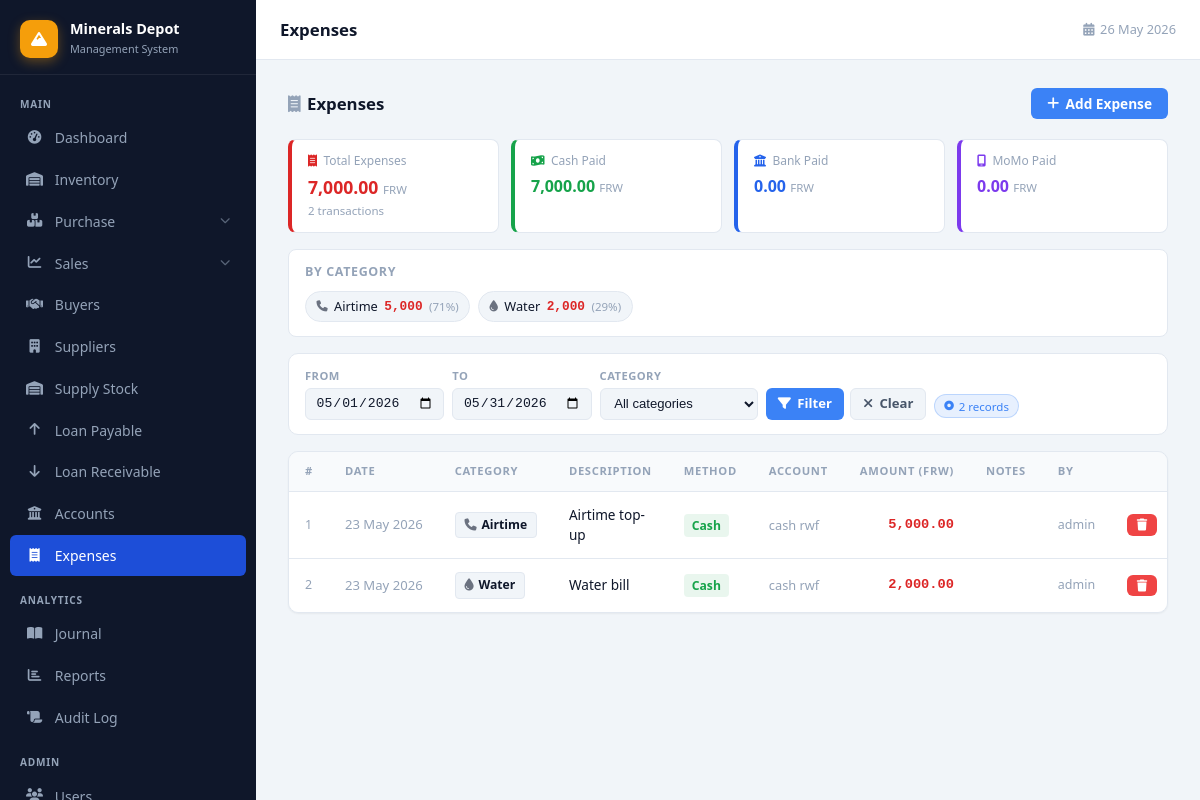
/expenses.php (signed in), run on the app's committed database.
### tables this page shows
CREATE TABLE `expenses` (
  `id` int(11) NOT NULL,
  `expense_date` date NOT NULL,
  `category` varchar(100) NOT NULL DEFAULT 'Other',
  `description` varchar(255) NOT NULL,
  `amount` decimal(15,2) NOT NULL,
  `payment_method` enum('cash','bank','momo','mixed') NOT NULL DEFAULT 'cash',
  `account_id` int(11) DEFAULT NULL,
  `notes` text DEFAULT NULL,
  `created_by` int(11) DEFAULT NULL,
  `created_at` timestamp NOT NULL DEFAULT current_timestamp()
);

CREATE TABLE `company_accounts` (
  `id` int(11) NOT NULL,
  `account_type` enum('cash','bank','momo') NOT NULL,
  `account_name` varchar(100) NOT NULL,
  `balance` decimal(15,2) NOT NULL DEFAULT 0.00,
  `notes` text DEFAULT NULL,
  `is_active` tinyint(1) NOT NULL DEFAULT 1,
  `created_by` int(11) DEFAULT NULL,
  `created_at` timestamp NOT NULL DEFAULT current_timestamp(),
  `updated_at` timestamp NOT NULL DEFAULT current_timestamp() ON UPDATE current_timestamp()
);

CREATE TABLE `users` (
  `id` int(11) NOT NULL,
  `username` varchar(50) NOT NULL,
  `password` varchar(255) NOT NULL,
  `full_name` varchar(100) NOT NULL,
  `email` varchar(100) DEFAULT NULL,
  `role` enum('admin','manager','storekeeper') DEFAULT 'storekeeper',
  `created_at` timestamp NOT NULL DEFAULT current_timestamp()
);

### expenses.php (the view, shortened to what this page needs)
<?php
require_once 'config/database.php';
$CATEGORIES = [
    'Electricity'      => 'fa-bolt',
    'Water'            => 'fa-droplet',
    'Internet'         => 'fa-wifi',
    'Airtime'          => 'fa-phone',
    'Gas'              => 'fa-fire',
    'Waste Management' => 'fa-trash',
    'Security'         => 'fa-shield-halved',
    'Transport'        => 'fa-truck',
    'Salaries'         => 'fa-users',
    'Office Supplies'  => 'fa-box',
    'Equipment'        => 'fa-screwdriver-wrench',
    'Maintenance'      => 'fa-hammer',
    'Government Fees'  => 'fa-landmark',
    'Restaurant'       => 'fa-utensils',
    'Other'            => 'fa-tag',
];
try { $pdo->exec("CREATE TABLE IF NOT EXISTS `expenses` (
  `id` int(11) NOT NULL AUTO_INCREMENT,
  `expense_date` date NOT NULL,
  `category` varchar(100) NOT NULL DEFAULT 'Other',
  `description` varchar(255) NOT NULL,
  `amount` decimal(15,2) NOT NULL,
  `payment_method` enum('cash','bank','momo','mixed') NOT NULL DEFAULT 'cash',
  `account_id` int(11) DEFAULT NULL,
  `notes` text DEFAULT NULL,
  `created_by` int(11) DEFAULT NULL,
  `created_at` timestamp NOT NULL DEFAULT current_timestamp(),
  PRIMARY KEY (`id`),
  KEY `expense_date` (`expense_date`),
  KEY `created_by` (`created_by`)
) ENGINE=InnoDB DEFAULT CHARSET=utf8mb4 COLLATE=utf8mb4_general_ci"); } catch(Exception $e){}
try { $pdo->exec("ALTER TABLE expenses MODIFY payment_method ENUM('cash','bank','momo','mixed') NOT NULL DEFAULT 'cash'"); } catch(Exception $e){}
$f = [
    'date_from' => $_GET['date_from'] ?? date('Y-m-01'),
    'date_to'   => $_GET['date_to']   ?? date('Y-m-t'),
    'category'  => $_GET['category']  ?? '',
];
$wh=[]; $wp=[];
if($f['date_from']){ $wh[]="expense_date>=?"; $wp[]=$f['date_from']; }
if($f['date_to'])  { $wh[]="expense_date<=?"; $wp[]=$f['date_to'];   }
$wsql = $wh ? 'WHERE '.implode(' AND ',$wh) : '';
$stat_s = $pdo->prepare("SELECT COALESCE(SUM(amount),0) AS total, COUNT(*) AS cnt FROM expenses $wsql");
$stat_s->execute($wp); $stats = $stat_s->fetch(PDO::FETCH_ASSOC);
$cat_s = $pdo->prepare("SELECT category, COALESCE(SUM(amount),0) AS total FROM expenses $wsql GROUP BY category ORDER BY total DESC LIMIT 5");
$cat_s->execute($wp); $cat_totals = $cat_s->fetchAll(PDO::FETCH_ASSOC);
$mth_s = $pdo->prepare("SELECT payment_method, COALESCE(SUM(amount),0) AS total FROM expenses $wsql GROUP BY payment_method");
$mth_s->execute($wp); $mth_raw = $mth_s->fetchAll(PDO::FETCH_ASSOC);
$mth_totals = array_column($mth_raw,'total','payment_method');
$per_page = 50;
$page     = max(1, intval($_GET['page'] ?? 1));
$cnt_s    = $pdo->prepare("SELECT COUNT(*) FROM expenses $wsql"); $cnt_s->execute($wp);
$total_rows  = (int)$cnt_s->fetchColumn();
$total_pages = max(1,(int)ceil($total_rows/$per_page));
$page        = min($page,$total_pages);
$offset      = ($page-1)*$per_page;
$data_s = $pdo->prepare("SELECT e.*,ca.account_name,u.username AS created_by_name FROM expenses e LEFT JOIN company_accounts ca ON ca.id=e.account_id LEFT JOIN users u ON u.id=e.created_by $wsql ORDER BY e.expense_date DESC, e.created_at DESC LIMIT $per_page OFFSET $offset");
$data_s->execute($wp); $expenses=$data_s->fetchAll(PDO::FETCH_ASSOC);
$method_labels = ['cash'=>'Cash','bank'=>'Bank','momo'=>'MoMo','mixed'=>'Mixed'];
$method_colors = ['cash'=>'#16a34a','bank'=>'#2563eb','momo'=>'#7c3aed','mixed'=>'#6b7280'];
include 'includes/header.php';
?>
<div class="page-header">
    <h2><i class="fas fa-receipt" style="margin-right:.4rem;color:var(--text-muted)"></i>Expenses</h2>
    <button class="btn btn-primary" onclick="openModal()"><i class="fas fa-plus"></i> Add Expense</button>
</div>
<div style="display:grid;grid-template-columns:repeat(auto-fill,minmax(200px,1fr));gap:.75rem;margin-bottom:1rem">
    <div style="border:1px solid var(--border);border-left:4px solid #dc2626;border-radius:8px;padding:.75rem 1rem;background:var(--surface,var(--bg))">
        <div style="font-size:.75rem;color:var(--text-muted);margin-bottom:.25rem;display:flex;align-items:center;gap:.4rem">
            <i class="fas fa-receipt" style="color:#dc2626"></i> Total Expenses
        </div>
        <div style="font-size:1.1rem;font-weight:700;color:#dc2626"><?= number_format($stats['total'],2) ?> <span style="font-size:.72rem;font-weight:400;color:var(--text-muted)">FRW</span></div>
        <div style="font-size:.72rem;color:var(--text-muted);margin-top:.1rem"><?= $stats['cnt'] ?> transaction<?= $stats['cnt']!=1?'s':'' ?></div>
    </div>
    <div style="border:1px solid var(--border);border-left:4px solid #16a34a;border-radius:8px;padding:.75rem 1rem;background:var(--surface,var(--bg))">
        <div style="font-size:.75rem;color:var(--text-muted);margin-bottom:.25rem;display:flex;align-items:center;gap:.4rem">
            <i class="fas fa-money-bill-wave" style="color:#16a34a"></i> Cash Paid
        </div>
        <div style="font-size:1rem;font-weight:700;color:#16a34a"><?= number_format($mth_totals['cash']??0,2) ?> <span style="font-size:.72rem;font-weight:400;color:var(--text-muted)">FRW</span></div>
    </div>
    <div style="border:1px solid var(--border);border-left:4px solid #2563eb;border-radius:8px;padding:.75rem 1rem;background:var(--surface,var(--bg))">
        <div style="font-size:.75rem;color:var(--text-muted);margin-bottom:.25rem;display:flex;align-items:center;gap:.4rem">
            <i class="fas fa-building-columns" style="color:#2563eb"></i> Bank Paid
        </div>
        <div style="font-size:1rem;font-weight:700;color:#2563eb"><?= number_format($mth_totals['bank']??0,2) ?> <span style="font-size:.72rem;font-weight:400;color:var(--text-muted)">FRW</span></div>
    </div>
    <div style="border:1px solid var(--border);border-left:4px solid #7c3aed;border-radius:8px;padding:.75rem 1rem;background:var(--surface,var(--bg))">
        <div style="font-size:.75rem;color:var(--text-muted);margin-bottom:.25rem;display:flex;align-items:center;gap:.4rem">
            <i class="fas fa-mobile-screen" style="color:#7c3aed"></i> MoMo Paid
        </div>
        <div style="font-size:1rem;font-weight:700;color:#7c3aed"><?= number_format($mth_totals['momo']??0,2) ?> <span style="font-size:.72rem;font-weight:400;color:var(--text-muted)">FRW</span></div>
    </div>
</div>
<?php if($cat_totals): ?>
<div style="border:1px solid var(--border);border-radius:8px;padding:.85rem 1rem;margin-bottom:1rem;background:var(--surface,var(--bg))">
    <div style="font-size:.78rem;font-weight:600;color:var(--text-muted);margin-bottom:.6rem;text-transform:uppercase;letter-spacing:.05em">By Category</div>
    <div style="display:flex;flex-wrap:wrap;gap:.5rem">
    <?php foreach($cat_totals as $ct): $pct=round($ct['total']/$stats['total']*100); ?>
        <div style="display:flex;align-items:center;gap:.4rem;padding:.3rem .65rem;border-radius:20px;background:var(--bg);border:1px solid var(--border);font-size:.8rem">
            <i class="fas <?= $CATEGORIES[$ct['category']] ?? 'fa-tag' ?>" style="color:#6b7280;font-size:.7rem"></i>
            <span style="font-weight:500"><?= htmlspecialchars($ct['category']) ?></span>
            <span style="font-family:monospace;font-weight:700;color:#dc2626"><?= number_format($ct['total'],0) ?></span>
            <span style="color:var(--text-muted);font-size:.72rem">(<?= $pct ?>%)</span>
        </div>
    <?php endforeach; ?>
    </div>
</div>
<?php endif; ?>
<form method="GET" action="expenses.php" class="filter-bar" style="margin-bottom:1rem">
    <div class="filter-group">
        <label>From</label>
        <input type="date" name="date_from" value="<?= htmlspecialchars($f['date_from']) ?>">
    </div>
    <div class="filter-group">
        <label>To</label>
        <input type="date" name="date_to" value="<?= htmlspecialchars($f['date_to']) ?>">
    </div>
    <div class="filter-group">
        <label>Category</label>
        <select name="category">
            <option value="">All categories</option>
        </select>
    </div>
    <div class="filter-actions">
        <button type="submit" class="btn btn-primary" style="height:2rem;padding:0 .75rem;font-size:.82rem"><i class="fas fa-filter"></i> Filter</button>
        <a href="expenses.php" class="btn btn-secondary" style="height:2rem;padding:0 .75rem;font-size:.82rem"><i class="fas fa-xmark"></i> Clear</a>
    </div>
    <span class="filter-active-badge"><i class="fas fa-circle-dot" style="font-size:.6rem"></i> <?= $total_rows ?> record<?= $total_rows!=1?'s':'' ?></span>
</form>
<div class="table-wrap">
    <table>
        <thead>
            <tr>
                <th>#</th>
                <th>Date</th>
                <th>Category</th>
                <th>Description</th>
                <th>Method</th>
                <th>Account</th>
                <th style="text-align:right">Amount (FRW)</th>
                <th>Notes</th>
                <th>By</th>
                <th></th>
            </tr>
        </thead>
        <tbody id="expense-tbody">
        <?php $i=$offset; foreach($expenses as $ex): ?>
        <tr id="exp-row-<?= $ex['id'] ?>">
            <td class="text-muted" style="font-size:.78rem"><?= ++$i ?></td>
            <td class="text-muted" style="font-size:.82rem;white-space:nowrap"><?= date('d M Y',strtotime($ex['expense_date'])) ?></td>
            <td>
                <span style="display:inline-flex;align-items:center;gap:.3rem;font-size:.76rem;font-weight:600;padding:.2rem .55rem;border-radius:4px;background:var(--bg);border:1px solid var(--border)">
                    <i class="fas <?= $CATEGORIES[$ex['category']] ?? 'fa-tag' ?>" style="color:#6b7280"></i>
                    <?= htmlspecialchars($ex['category']) ?>
                </span>
            </td>
            <td style="font-size:.85rem;font-weight:500"><?= htmlspecialchars($ex['description']) ?></td>
            <td>
                <?php $mc=$method_colors[$ex['payment_method']]??'#6b7280'; ?>
                <span style="font-size:.76rem;font-weight:600;padding:.2rem .5rem;border-radius:4px;background:<?= $mc ?>18;color:<?= $mc ?>">
                    <?= $method_labels[$ex['payment_method']] ?? $ex['payment_method'] ?>
                </span>
            </td>
            <td class="text-muted" style="font-size:.8rem"><?= htmlspecialchars($ex['account_name'] ?? '—') ?></td>
            <td style="text-align:right;font-family:monospace;font-weight:700;color:#dc2626"><?= number_format($ex['amount'],2) ?></td>
            <td class="text-muted" style="font-size:.8rem"><?= htmlspecialchars($ex['notes'] ?? '') ?></td>
            <td class="text-muted" style="font-size:.78rem"><?= htmlspecialchars($ex['created_by_name'] ?? '—') ?></td>
            <td>
                <button class="btn btn-danger" style="padding:.3rem .6rem;font-size:.75rem" onclick="deleteExpense(<?= $ex['id'] ?>,this)">
                    <i class="fas fa-trash"></i>
                </button>
            </td>
        </tr>
        <?php endforeach; ?>
        </tbody>
    </table>
</div>
<?php include 'includes/footer.php'; ?>

### css/style.css (style rules this page uses)
:root { --sidebar-w: 256px; --topbar-h: 60px; --sidebar-bg: #0f172a; --sidebar-text: #94a3b8; --sidebar-hover: rgba(255,255,255,.07); --sidebar-active: #1d4ed8; --accent: #f59e0b; --primary: #3b82f6; --primary-dark: #1d4ed8; --success: #10b981; --danger: #ef4444; --warning: #f59e0b; --bg: #f1f5f9; --surface: #ffffff; --border: #e2e8f0; --text: #0f172a; --text-sec: #475569; --text-muted: #94a3b8; --shadow-sm: 0 1px 2px rgba(0,0,0,.05); --shadow: 0 1px 3px rgba(0,0,0,.10),0 1px 2px rgba(0,0,0,.06); --shadow-md: 0 4px 6px -1px rgba(0,0,0,.10),0 2px 4px -1px rgba(0,0,0,.06); --shadow-lg: 0 10px 25px -3px rgba(0,0,0,.15); --r-sm: 6px; --r: 10px; --r-lg: 16px; }
*,*::before,*::after { margin:0; padding:0; box-sizing:border-box; }
body { font-family:'Segoe UI',system-ui,-apple-system,sans-serif; background:var(--bg); color:var(--text); line-height:1.5; font-size:14px; }
.page-header { display:flex; align-items:center; justify-content:space-between; margin-bottom:1.25rem; flex-wrap:wrap; gap:.75rem; }
.page-header h2 { font-size:1.05rem; font-weight:700; }
.table-wrap { overflow-x:auto; border-radius:var(--r); border:1px solid var(--border); box-shadow:var(--shadow-sm); }
table { width:100%; border-collapse:collapse; background:var(--surface); font-size:.855rem; }
thead th { background:#f8fafc; color:var(--text-muted); font-weight:600; font-size:.7rem; text-transform:uppercase; letter-spacing:.06em; padding:.7rem 1rem; text-align:left; border-bottom:1px solid var(--border); white-space:nowrap; }
tbody td { padding:.8rem 1rem; border-bottom:1px solid var(--border); vertical-align:middle; }
tbody tr:last-child td { border-bottom:none; }
.btn { display:inline-flex; align-items:center; gap:.4rem; padding:.55rem 1rem; border:none; border-radius:var(--r-sm); font-size:.855rem; font-weight:600; cursor:pointer; transition:background .15s,opacity .15s,transform .1s; text-decoration:none; white-space:nowrap; font-family:inherit; line-height:1; }
.btn-primary { background:var(--primary); color:#fff; }
.btn-danger { background:var(--danger); color:#fff; }
.btn-secondary { background:var(--bg); color:var(--text-sec); border:1px solid var(--border); }
.filter-bar { display:flex; gap:.5rem; flex-wrap:wrap; align-items:flex-end; padding:.875rem 1rem; background:var(--surface); border:1px solid var(--border); border-radius:var(--r); margin-bottom:1rem; }
.filter-group { display:flex; flex-direction:column; gap:.2rem; }
.filter-group label { font-size:.7rem; color:var(--text-muted); font-weight:600; text-transform:uppercase; letter-spacing:.04em; }
.filter-group select, .filter-group input[type=text], .filter-group input[type=date], .filter-group input[type=search] { padding:.35rem .6rem; font-size:.82rem; border:1px solid var(--border); border-radius:var(--r-sm); background:var(--bg); color:var(--text); height:2rem; min-width:130px; }
.filter-actions { display:flex; gap:.4rem; align-self:flex-end; }
.filter-active-badge { display:inline-flex; align-items:center; gap:.3rem; font-size:.72rem; padding:.15rem .55rem; background:rgba(59,130,246,.12); color:var(--primary); border-radius:20px; border:1px solid rgba(59,130,246,.25); align-self:flex-end; margin-bottom:.1rem; }
.text-muted { color:var(--text-muted); }

### data on the page
expenses: expense_date "23 May 2026", category "Airtime", description "Airtime top-up", payment_method "Cash", company_accounts.account_name "cash rwf", amount "5,000.00", users.username "admin"
expenses: expense_date "23 May 2026", category "Water", description "Water bill", payment_method "Cash", company_accounts.account_name "cash rwf", amount "2,000.00", users.username "admin"

### other printed values
$page_title "Expenses"
$stats['total'] "7,000.00"
$stats['cnt'] "2"
$mth_totals['cash'] "7,000.00"
$mth_totals['bank'] "0.00"
$mth_totals['momo'] "0.00"
$ct['category'] "Airtime"
$ct['total'] "5,000"
$pct "71"
$ct['category'] "Water"
$ct['total'] "2,000"
$pct "29"
$total_rows "2"
